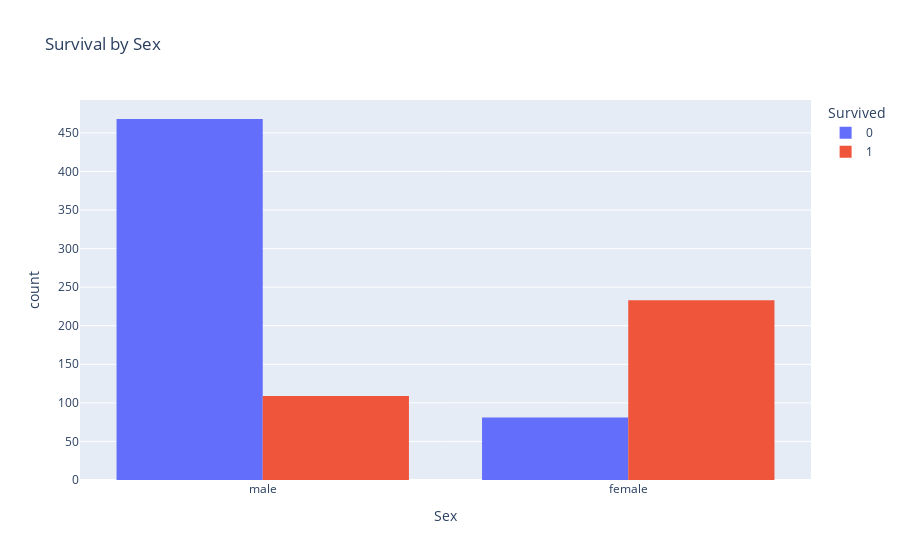
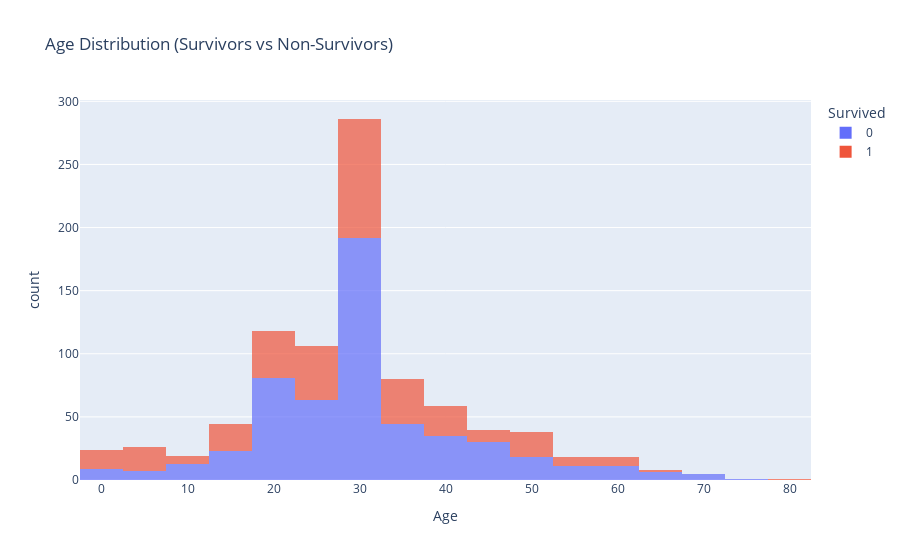
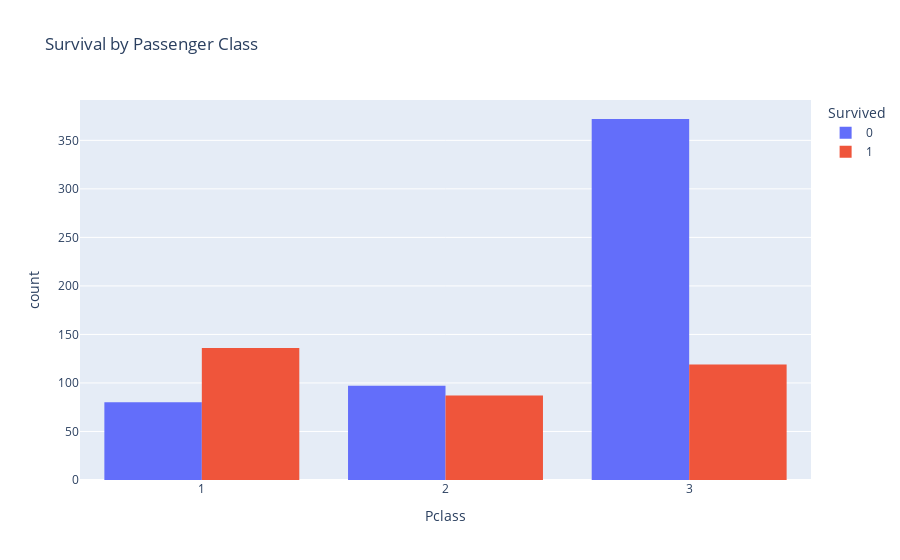
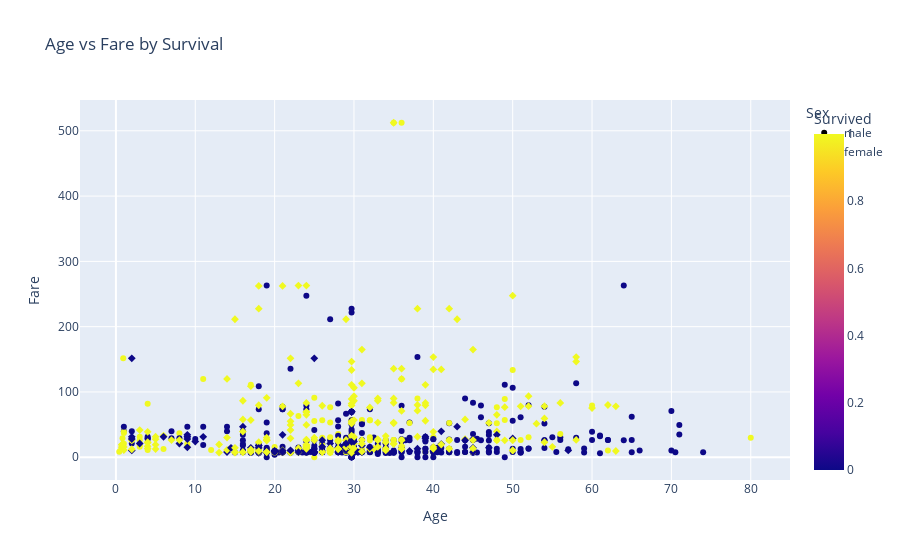

The notebook cell these images were saved under, in order:
### Code cell
import plotly.express as px

# 1. Survival rate by sex
fig1 = px.histogram(
    df, 
    x="Sex", 
    color="Survived", 
    barmode="group",
    title="Survival by Sex"
)
fig1.show()

# 2. Age distribution split by survival
fig2 = px.histogram(
    df, 
    x="Age", 
    color="Survived",
    nbins=30,
    opacity=0.7,
    title="Age Distribution (Survivors vs Non-Survivors)"
)
fig2.show()

# 3. Survival by passenger class
fig3 = px.histogram(
    df, 
    x="Pclass", 
    color="Survived", 
    barmode="group",
    title="Survival by Passenger Class"
)
fig3.show()

# 4. Interactive scatterplot Age vs Fare
fig4 = px.scatter(
    df, 
    x="Age", 
    y="Fare", 
    color="Survived",
    symbol="Sex",
    hover_data=["Pclass", "Embarked"],
    title="Age vs Fare by Survival"
)
fig4.show()

### Figure 1 — Plotly figure (JSON) as saved in the notebook; plotly's stock layout.template omitted (floating-point values rounded to 4 significant figures; data arrays with more than 128 entries replaced by an {"elided": "..."} marker saying what was removed)
{"data": [{"alignmentgroup": "True", "bingroup": "x", "hovertemplate": "Survived=0<br>Sex=%{x}<br>count=%{y}<extra></extra>", "legendgroup": "0", "marker": {"color": "#636efa", "pattern": {"shape": ""}}, "name": "0", "offsetgroup": "0", "orientation": "v", "showlegend": true, "type": "histogram", "x": {"elided": "549 str values"}, "xaxis": "x", "yaxis": "y"}, {"alignmentgroup": "True", "bingroup": "x", "hovertemplate": "Survived=1<br>Sex=%{x}<br>count=%{y}<extra></extra>", "legendgroup": "1", "marker": {"color": "#EF553B", "pattern": {"shape": ""}}, "name": "1", "offsetgroup": "1", "orientation": "v", "showlegend": true, "type": "histogram", "x": {"elided": "342 str values"}, "xaxis": "x", "yaxis": "y"}], "layout": {"barmode": "group", "legend": {"title": {"text": "Survived"}, "tracegroupgap": 0}, "title": {"text": "Survival by Sex"}, "xaxis": {"anchor": "y", "domain": [0, 1], "title": {"text": "Sex"}}, "yaxis": {"anchor": "x", "domain": [0, 1], "title": {"text": "count"}}}}

### Figure 2 — Plotly figure (JSON) as saved in the notebook; plotly's stock layout.template omitted (floating-point values rounded to 4 significant figures; data arrays with more than 128 entries replaced by an {"elided": "..."} marker saying what was removed)
{"data": [{"bingroup": "x", "hovertemplate": "Survived=0<br>Age=%{x}<br>count=%{y}<extra></extra>", "legendgroup": "0", "marker": {"color": "#636efa", "opacity": 0.7, "pattern": {"shape": ""}}, "name": "0", "nbinsx": 30, "orientation": "v", "showlegend": true, "type": "histogram", "x": {"elided": "549 float values"}, "xaxis": "x", "yaxis": "y"}, {"bingroup": "x", "hovertemplate": "Survived=1<br>Age=%{x}<br>count=%{y}<extra></extra>", "legendgroup": "1", "marker": {"color": "#EF553B", "opacity": 0.7, "pattern": {"shape": ""}}, "name": "1", "nbinsx": 30, "orientation": "v", "showlegend": true, "type": "histogram", "x": {"elided": "342 float values"}, "xaxis": "x", "yaxis": "y"}], "layout": {"barmode": "relative", "legend": {"title": {"text": "Survived"}, "tracegroupgap": 0}, "title": {"text": "Age Distribution (Survivors vs Non-Survivors)"}, "xaxis": {"anchor": "y", "domain": [0, 1], "title": {"text": "Age"}}, "yaxis": {"anchor": "x", "domain": [0, 1], "title": {"text": "count"}}}}

### Figure 3 — Plotly figure (JSON) as saved in the notebook; plotly's stock layout.template omitted (floating-point values rounded to 4 significant figures; data arrays with more than 128 entries replaced by an {"elided": "..."} marker saying what was removed)
{"data": [{"alignmentgroup": "True", "bingroup": "x", "hovertemplate": "Survived=0<br>Pclass=%{x}<br>count=%{y}<extra></extra>", "legendgroup": "0", "marker": {"color": "#636efa", "pattern": {"shape": ""}}, "name": "0", "offsetgroup": "0", "orientation": "v", "showlegend": true, "type": "histogram", "x": {"elided": "549 int values"}, "xaxis": "x", "yaxis": "y"}, {"alignmentgroup": "True", "bingroup": "x", "hovertemplate": "Survived=1<br>Pclass=%{x}<br>count=%{y}<extra></extra>", "legendgroup": "1", "marker": {"color": "#EF553B", "pattern": {"shape": ""}}, "name": "1", "offsetgroup": "1", "orientation": "v", "showlegend": true, "type": "histogram", "x": {"elided": "342 int values"}, "xaxis": "x", "yaxis": "y"}], "layout": {"barmode": "group", "legend": {"title": {"text": "Survived"}, "tracegroupgap": 0}, "title": {"text": "Survival by Passenger Class"}, "xaxis": {"anchor": "y", "domain": [0, 1], "title": {"text": "Pclass"}}, "yaxis": {"anchor": "x", "domain": [0, 1], "title": {"text": "count"}}}}

### Figure 4 — Plotly figure (JSON) as saved in the notebook; plotly's stock layout.template omitted (floating-point values rounded to 4 significant figures; data arrays with more than 128 entries replaced by an {"elided": "..."} marker saying what was removed)
{"data": [{"customdata": {"elided": "577x2 mixed values"}, "hovertemplate": "Sex=male<br>Age=%{x}<br>Fare=%{y}<br>Pclass=%{customdata[0]}<br>Embarked=%{customdata[1]}<br>Survived=%{marker.color}<extra></extra>", "legendgroup": "male", "marker": {"color": {"elided": "577 int values"}, "coloraxis": "coloraxis", "symbol": "circle"}, "mode": "markers", "name": "male", "orientation": "v", "showlegend": true, "type": "scatter", "x": {"elided": "577 float values"}, "xaxis": "x", "y": {"elided": "577 float values"}, "yaxis": "y"}, {"customdata": {"elided": "314x2 mixed values"}, "hovertemplate": "Sex=female<br>Age=%{x}<br>Fare=%{y}<br>Pclass=%{customdata[0]}<br>Embarked=%{customdata[1]}<br>Survived=%{marker.color}<extra></extra>", "legendgroup": "female", "marker": {"color": {"elided": "314 int values"}, "coloraxis": "coloraxis", "symbol": "diamond"}, "mode": "markers", "name": "female", "orientation": "v", "showlegend": true, "type": "scatter", "x": {"elided": "314 float values"}, "xaxis": "x", "y": {"elided": "314 float values"}, "yaxis": "y"}], "layout": {"coloraxis": {"colorbar": {"title": {"text": "Survived"}}, "colorscale": [[0, "#0d0887"], [0.1111, "#46039f"], [0.2222, "#7201a8"], [0.3333, "#9c179e"], [0.4444, "#bd3786"], [0.5556, "#d8576b"], [0.6667, "#ed7953"], [0.7778, "#fb9f3a"], [0.8889, "#fdca26"], [1, "#f0f921"]]}, "legend": {"title": {"text": "Sex"}, "tracegroupgap": 0}, "title": {"text": "Age vs Fare by Survival"}, "xaxis": {"anchor": "y", "domain": [0, 1], "title": {"text": "Age"}}, "yaxis": {"anchor": "x", "domain": [0, 1], "title": {"text": "Fare"}}}}
